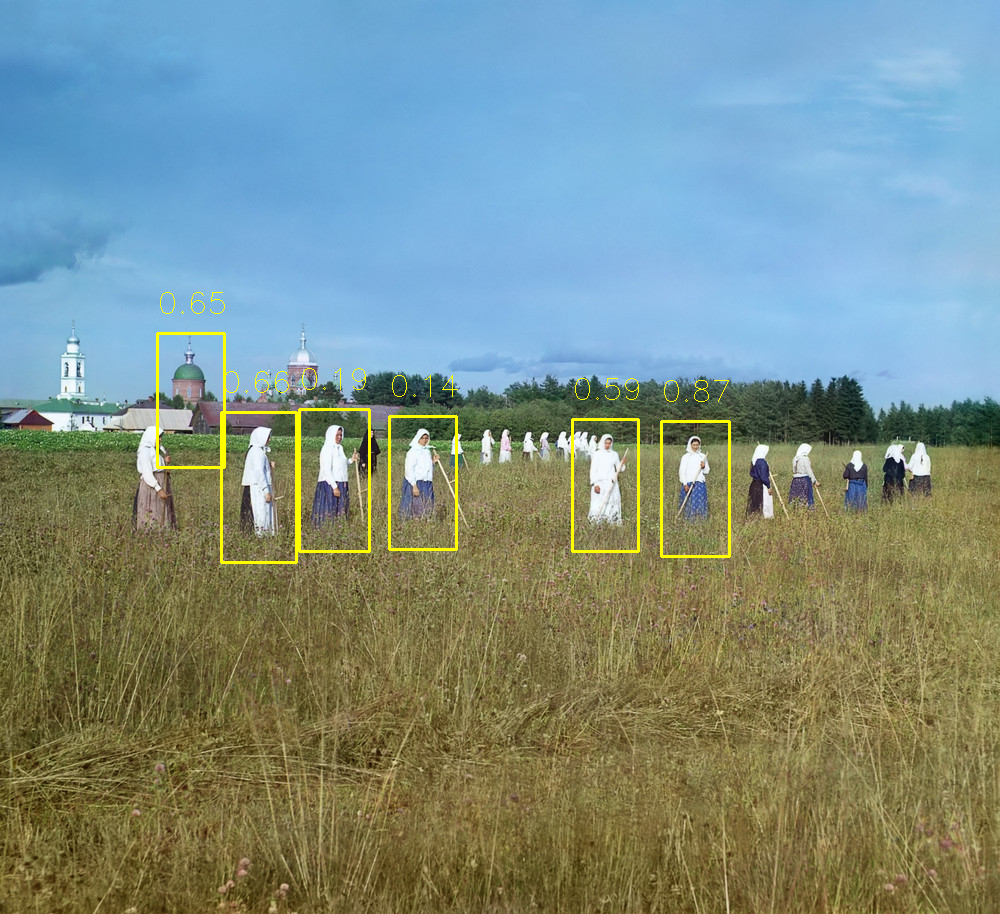
#> input picture python5/1/women_in_hayfield_detected.png, 1000 x 914 px
$ python 1.1.py
#> lines starting #> are read from the running program, lines starting #| are printed output that depends on the picture
import cv2
import numpy as np

xi, yi = 0, 0
new_rec = False

def funcMaus(event, x, y, flags, param):
    global xi, yi, new_rec
    if event == cv2.EVENT_LBUTTONDOWN:

        xi = x
        yi = y
        new_rec = True

img = cv2.imread('women_in_hayfield_detected.png')
#> img is the input picture: shape (914, 1000, 3); mean B, G, R 135.5, 143.1, 124.3
cv2.namedWindow('image')
split = cv2.split(img)
histSize = 256
histRange = (0, histSize)
accumulate = False

bHist = cv2.calcHist(split, [0], None, [histSize], histRange, accumulate=accumulate)
#> bHist = 256 values, max 19178 at index 228, min 69 at index 1, mean 3570.3
gHist = cv2.calcHist(split, [1], None, [histSize], histRange, accumulate=accumulate)
#> gHist = 256 values, max 17707 at index 187, min 0 at index 0, mean 3570.3
rHist = cv2.calcHist(split, [2], None, [histSize], histRange, accumulate=accumulate)
#> rHist = 256 values, max 18964 at index 129, min 3 at index 1, mean 3570.3


hist_w = 512
hist_h = 400
bin_w = int(round( hist_w/histSize ))
histImage = np.zeros((hist_h, hist_w, 3), dtype=np.uint8)

cv2.normalize(bHist, bHist, alpha=0, beta=hist_h, norm_type=cv2.NORM_MINMAX)
cv2.normalize(gHist, gHist, alpha=0, beta=hist_h, norm_type=cv2.NORM_MINMAX)
cv2.normalize(rHist, rHist, alpha=0, beta=hist_h, norm_type=cv2.NORM_MINMAX)


for i in range(1, histSize):
    cv2.line(histImage, ( bin_w*(i-1), hist_h - int(bHist[i-1]) ),
            ( bin_w*(i), hist_h - int(bHist[i]) ),
            ( 255, 0, 0), thickness=2)
    cv2.line(histImage, ( bin_w*(i-1), hist_h - int(gHist[i-1]) ),
            ( bin_w*(i), hist_h - int(gHist[i]) ),
            ( 0, 255, 0), thickness=2)
    cv2.line(histImage, ( bin_w*(i-1), hist_h - int(rHist[i-1]) ),
            ( bin_w*(i), hist_h - int(rHist[i]) ),
            ( 0, 0, 255), thickness=2)
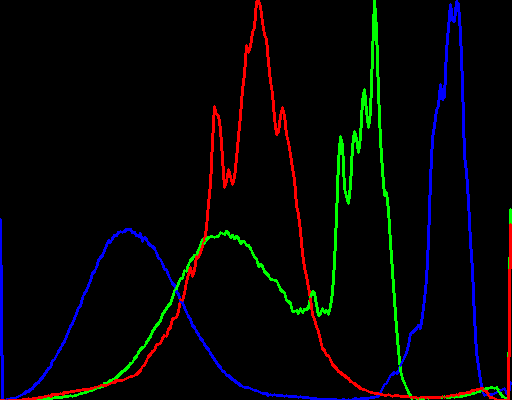
#> histImage: shape (400, 512, 3); mean of channels 0, 1, 2 5.8, 5.4, 5.4; drawn as B, G, R

cv2.imshow('histImage', histImage)
cv2.imshow('image', img)
cv2.setMouseCallback('image', funcMaus)

buf = img.copy()
while True:
    if new_rec:
        buf = img.copy()
        cv2.rectangle(buf, (xi - 6, yi - 6), (xi + 6, yi + 6), (0, 255, 0), 1)
        subText = f'({xi}, {yi})'
        cv2.putText(buf, subText, (xi - 6, yi - 10), cv2.FONT_HERSHEY_SIMPLEX, 0.5, (0, 255, 0), 1)
        bufPoint = buf[xi, yi]
        bufPointT = bufPoint[0] + bufPoint[1] + bufPoint[2] / 3
        subText = f'{bufPointT}'
        cv2.putText(buf, subText, (xi - 6, yi - 25), cv2.FONT_HERSHEY_SIMPLEX, 0.5, (0, 255, 0), 1)
        sig = ((bufPoint[2] - bufPoint[1]) + (bufPoint[2] - bufPoint[0])) /  ((bufPoint[2] - bufPoint[1]) ** 2 + (bufPoint[2] - bufPoint[0]) * (bufPoint[0] - bufPoint[1]))
        subText = f'{sig}'
        cv2.putText(buf, subText, (xi - 6, yi - 35), cv2.FONT_HERSHEY_SIMPLEX, 0.5, (0, 255, 0), 1)
        new_rec = False

    cv2.imshow('image', buf)

    if cv2.waitKey(1) == 27:
#> (key Esc is pressed here)
        break
